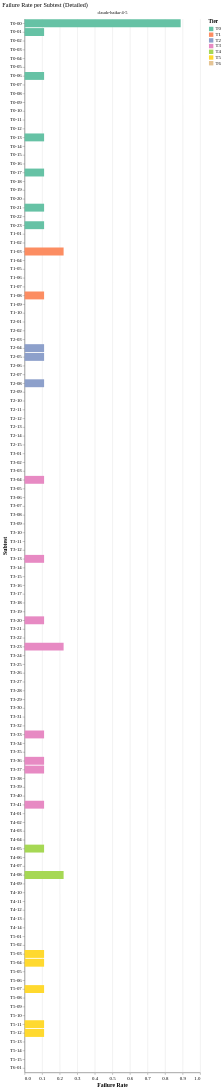

Specify this chart in Vega-Lite:
### Vega-Lite specification from a JSON file in a GitHub repository (floating-point values rounded to 4 significant figures)
{"config": {"font": "serif", "axis": {"labelFontSize": 11, "titleFontSize": 13, "gridColor": "#e0e0e0", "domainColor": "#333333"}, "legend": {"labelFontSize": 11, "titleFontSize": 12}, "title": {"fontSize": 14, "anchor": "start", "fontWeight": "normal"}, "view": {"stroke": null, "continuousWidth": 400, "continuousHeight": 300}, "mark": {"tooltip": true}}, "data": {"name": "data-b37458d4a009d4ff163e6159968d77db"}, "facet": {"column": {"field": "agent_model", "title": null, "type": "nominal"}}, "spec": {"mark": {"type": "bar"}, "encoding": {"color": {"field": "tier", "scale": {"domain": ["T0", "T1", "T2", "T3", "T4", "T5", "T6"], "range": ["#66c2a5", "#fc8d62", "#8da0cb", "#e78ac3", "#a6d854", "#ffd92f", "#e5c494"]}, "sort": ["T0", "T1", "T2", "T3", "T4", "T5", "T6"], "title": "Tier", "type": "nominal"}, "tooltip": [{"field": "tier", "title": "Tier", "type": "ordinal"}, {"field": "subtest", "title": "Subtest", "type": "ordinal"}, {"field": "failure_rate", "format": ".2%", "title": "Failure Rate", "type": "quantitative"}, {"field": "n_runs", "title": "Runs", "type": "quantitative"}], "x": {"field": "failure_rate", "scale": {"domain": [0, 1]}, "title": "Failure Rate", "type": "quantitative"}, "y": {"field": "subtest_label", "sort": {"field": "tier", "order": "ascending"}, "title": "Subtest", "type": "nominal"}}}, "resolve": {"scale": {"y": "independent"}}, "title": "Failure Rate per Subtest (Detailed)", "$schema": "https://vega.github.io/schema/vega-lite/v6.1.0.json", "datasets": {"data-b37458d4a009d4ff163e6159968d77db": [{"agent_model": "claude-haiku-4-5", "tier": "T0", "subtest": "00", "subtest_label": "T0-00", "failure_rate": 0.8889, "n_runs": 9}, {"agent_model": "claude-haiku-4-5", "tier": "T0", "subtest": "01", "subtest_label": "T0-01", "failure_rate": 0.1111, "n_runs": 9}, {"agent_model": "claude-haiku-4-5", "tier": "T0", "subtest": "02", "subtest_label": "T0-02", "failure_rate": 0.0, "n_runs": 9}, {"agent_model": "claude-haiku-4-5", "tier": "T0", "subtest": "03", "subtest_label": "T0-03", "failure_rate": 0.0, "n_runs": 9}, {"agent_model": "claude-haiku-4-5", "tier": "T0", "subtest": "04", "subtest_label": "T0-04", "failure_rate": 0.0, "n_runs": 9}, {"agent_model": "claude-haiku-4-5", "tier": "T0", "subtest": "05", "subtest_label": "T0-05", "failure_rate": 0.0, "n_runs": 9}, {"agent_model": "claude-haiku-4-5", "tier": "T0", "subtest": "06", "subtest_label": "T0-06", "failure_rate": 0.1111, "n_runs": 9}, {"agent_model": "claude-haiku-4-5", "tier": "T0", "subtest": "07", "subtest_label": "T0-07", "failure_rate": 0.0, "n_runs": 9}, {"agent_model": "claude-haiku-4-5", "tier": "T0", "subtest": "08", "subtest_label": "T0-08", "failure_rate": 0.0, "n_runs": 9}, {"agent_model": "claude-haiku-4-5", "tier": "T0", "subtest": "09", "subtest_label": "T0-09", "failure_rate": 0.0, "n_runs": 9}, {"agent_model": "claude-haiku-4-5", "tier": "T0", "subtest": "10", "subtest_label": "T0-10", "failure_rate": 0.0, "n_runs": 9}, {"agent_model": "claude-haiku-4-5", "tier": "T0", "subtest": "11", "subtest_label": "T0-11", "failure_rate": 0.0, "n_runs": 9}, {"agent_model": "claude-haiku-4-5", "tier": "T0", "subtest": "12", "subtest_label": "T0-12", "failure_rate": 0.0, "n_runs": 9}, {"agent_model": "claude-haiku-4-5", "tier": "T0", "subtest": "13", "subtest_label": "T0-13", "failure_rate": 0.1111, "n_runs": 9}, {"agent_model": "claude-haiku-4-5", "tier": "T0", "subtest": "14", "subtest_label": "T0-14", "failure_rate": 0.0, "n_runs": 9}, {"agent_model": "claude-haiku-4-5", "tier": "T0", "subtest": "15", "subtest_label": "T0-15", "failure_rate": 0.0, "n_runs": 9}, {"agent_model": "claude-haiku-4-5", "tier": "T0", "subtest": "16", "subtest_label": "T0-16", "failure_rate": 0.0, "n_runs": 9}, {"agent_model": "claude-haiku-4-5", "tier": "T0", "subtest": "17", "subtest_label": "T0-17", "failure_rate": 0.1111, "n_runs": 9}, {"agent_model": "claude-haiku-4-5", "tier": "T0", "subtest": "18", "subtest_label": "T0-18", "failure_rate": 0.0, "n_runs": 9}, {"agent_model": "claude-haiku-4-5", "tier": "T0", "subtest": "19", "subtest_label": "T0-19", "failure_rate": 0.0, "n_runs": 9}, {"agent_model": "claude-haiku-4-5", "tier": "T0", "subtest": "20", "subtest_label": "T0-20", "failure_rate": 0.0, "n_runs": 9}, {"agent_model": "claude-haiku-4-5", "tier": "T0", "subtest": "21", "subtest_label": "T0-21", "failure_rate": 0.1111, "n_runs": 9}, {"agent_model": "claude-haiku-4-5", "tier": "T0", "subtest": "22", "subtest_label": "T0-22", "failure_rate": 0.0, "n_runs": 9}, {"agent_model": "claude-haiku-4-5", "tier": "T0", "subtest": "23", "subtest_label": "T0-23", "failure_rate": 0.1111, "n_runs": 9}, {"agent_model": "claude-haiku-4-5", "tier": "T1", "subtest": "01", "subtest_label": "T1-01", "failure_rate": 0.0, "n_runs": 9}, {"agent_model": "claude-haiku-4-5", "tier": "T1", "subtest": "02", "subtest_label": "T1-02", "failure_rate": 0.0, "n_runs": 9}, {"agent_model": "claude-haiku-4-5", "tier": "T1", "subtest": "03", "subtest_label": "T1-03", "failure_rate": 0.2222, "n_runs": 9}, {"agent_model": "claude-haiku-4-5", "tier": "T1", "subtest": "04", "subtest_label": "T1-04", "failure_rate": 0.0, "n_runs": 9}, {"agent_model": "claude-haiku-4-5", "tier": "T1", "subtest": "05", "subtest_label": "T1-05", "failure_rate": 0.0, "n_runs": 9}, {"agent_model": "claude-haiku-4-5", "tier": "T1", "subtest": "06", "subtest_label": "T1-06", "failure_rate": 0.0, "n_runs": 9}, {"agent_model": "claude-haiku-4-5", "tier": "T1", "subtest": "07", "subtest_label": "T1-07", "failure_rate": 0.0, "n_runs": 9}, {"agent_model": "claude-haiku-4-5", "tier": "T1", "subtest": "08", "subtest_label": "T1-08", "failure_rate": 0.1111, "n_runs": 9}, {"agent_model": "claude-haiku-4-5", "tier": "T1", "subtest": "09", "subtest_label": "T1-09", "failure_rate": 0.0, "n_runs": 9}, {"agent_model": "claude-haiku-4-5", "tier": "T1", "subtest": "10", "subtest_label": "T1-10", "failure_rate": 0.0, "n_runs": 9}, {"agent_model": "claude-haiku-4-5", "tier": "T2", "subtest": "01", "subtest_label": "T2-01", "failure_rate": 0.0, "n_runs": 9}, {"agent_model": "claude-haiku-4-5", "tier": "T2", "subtest": "02", "subtest_label": "T2-02", "failure_rate": 0.0, "n_runs": 9}, {"agent_model": "claude-haiku-4-5", "tier": "T2", "subtest": "03", "subtest_label": "T2-03", "failure_rate": 0.0, "n_runs": 9}, {"agent_model": "claude-haiku-4-5", "tier": "T2", "subtest": "04", "subtest_label": "T2-04", "failure_rate": 0.1111, "n_runs": 9}, {"agent_model": "claude-haiku-4-5", "tier": "T2", "subtest": "05", "subtest_label": "T2-05", "failure_rate": 0.1111, "n_runs": 9}, {"agent_model": "claude-haiku-4-5", "tier": "T2", "subtest": "06", "subtest_label": "T2-06", "failure_rate": 0.0, "n_runs": 9}, {"agent_model": "claude-haiku-4-5", "tier": "T2", "subtest": "07", "subtest_label": "T2-07", "failure_rate": 0.0, "n_runs": 9}, {"agent_model": "claude-haiku-4-5", "tier": "T2", "subtest": "08", "subtest_label": "T2-08", "failure_rate": 0.1111, "n_runs": 9}, {"agent_model": "claude-haiku-4-5", "tier": "T2", "subtest": "09", "subtest_label": "T2-09", "failure_rate": 0.0, "n_runs": 9}, {"agent_model": "claude-haiku-4-5", "tier": "T2", "subtest": "10", "subtest_label": "T2-10", "failure_rate": 0.0, "n_runs": 9}, {"agent_model": "claude-haiku-4-5", "tier": "T2", "subtest": "11", "subtest_label": "T2-11", "failure_rate": 0.0, "n_runs": 9}, {"agent_model": "claude-haiku-4-5", "tier": "T2", "subtest": "12", "subtest_label": "T2-12", "failure_rate": 0.0, "n_runs": 9}, {"agent_model": "claude-haiku-4-5", "tier": "T2", "subtest": "13", "subtest_label": "T2-13", "failure_rate": 0.0, "n_runs": 9}, {"agent_model": "claude-haiku-4-5", "tier": "T2", "subtest": "14", "subtest_label": "T2-14", "failure_rate": 0.0, "n_runs": 9}, {"agent_model": "claude-haiku-4-5", "tier": "T2", "subtest": "15", "subtest_label": "T2-15", "failure_rate": 0.0, "n_runs": 9}, {"agent_model": "claude-haiku-4-5", "tier": "T3", "subtest": "01", "subtest_label": "T3-01", "failure_rate": 0.0, "n_runs": 9}, {"agent_model": "claude-haiku-4-5", "tier": "T3", "subtest": "02", "subtest_label": "T3-02", "failure_rate": 0.0, "n_runs": 9}, {"agent_model": "claude-haiku-4-5", "tier": "T3", "subtest": "03", "subtest_label": "T3-03", "failure_rate": 0.0, "n_runs": 9}, {"agent_model": "claude-haiku-4-5", "tier": "T3", "subtest": "04", "subtest_label": "T3-04", "failure_rate": 0.1111, "n_runs": 9}, {"agent_model": "claude-haiku-4-5", "tier": "T3", "subtest": "05", "subtest_label": "T3-05", "failure_rate": 0.0, "n_runs": 9}, {"agent_model": "claude-haiku-4-5", "tier": "T3", "subtest": "06", "subtest_label": "T3-06", "failure_rate": 0.0, "n_runs": 9}, {"agent_model": "claude-haiku-4-5", "tier": "T3", "subtest": "07", "subtest_label": "T3-07", "failure_rate": 0.0, "n_runs": 9}, {"agent_model": "claude-haiku-4-5", "tier": "T3", "subtest": "08", "subtest_label": "T3-08", "failure_rate": 0.0, "n_runs": 9}, {"agent_model": "claude-haiku-4-5", "tier": "T3", "subtest": "09", "subtest_label": "T3-09", "failure_rate": 0.0, "n_runs": 9}, {"agent_model": "claude-haiku-4-5", "tier": "T3", "subtest": "10", "subtest_label": "T3-10", "failure_rate": 0.0, "n_runs": 9}, {"agent_model": "claude-haiku-4-5", "tier": "T3", "subtest": "11", "subtest_label": "T3-11", "failure_rate": 0.0, "n_runs": 9}, {"agent_model": "claude-haiku-4-5", "tier": "T3", "subtest": "12", "subtest_label": "T3-12", "failure_rate": 0.0, "n_runs": 9}, {"agent_model": "claude-haiku-4-5", "tier": "T3", "subtest": "13", "subtest_label": "T3-13", "failure_rate": 0.1111, "n_runs": 9}, {"agent_model": "claude-haiku-4-5", "tier": "T3", "subtest": "14", "subtest_label": "T3-14", "failure_rate": 0.0, "n_runs": 9}, {"agent_model": "claude-haiku-4-5", "tier": "T3", "subtest": "15", "subtest_label": "T3-15", "failure_rate": 0.0, "n_runs": 9}, {"agent_model": "claude-haiku-4-5", "tier": "T3", "subtest": "16", "subtest_label": "T3-16", "failure_rate": 0.0, "n_runs": 9}, {"agent_model": "claude-haiku-4-5", "tier": "T3", "subtest": "17", "subtest_label": "T3-17", "failure_rate": 0.0, "n_runs": 9}, {"agent_model": "claude-haiku-4-5", "tier": "T3", "subtest": "18", "subtest_label": "T3-18", "failure_rate": 0.0, "n_runs": 9}, {"agent_model": "claude-haiku-4-5", "tier": "T3", "subtest": "19", "subtest_label": "T3-19", "failure_rate": 0.0, "n_runs": 9}, {"agent_model": "claude-haiku-4-5", "tier": "T3", "subtest": "20", "subtest_label": "T3-20", "failure_rate": 0.1111, "n_runs": 9}, {"agent_model": "claude-haiku-4-5", "tier": "T3", "subtest": "21", "subtest_label": "T3-21", "failure_rate": 0.0, "n_runs": 9}, {"agent_model": "claude-haiku-4-5", "tier": "T3", "subtest": "22", "subtest_label": "T3-22", "failure_rate": 0.0, "n_runs": 9}, {"agent_model": "claude-haiku-4-5", "tier": "T3", "subtest": "23", "subtest_label": "T3-23", "failure_rate": 0.2222, "n_runs": 9}, {"agent_model": "claude-haiku-4-5", "tier": "T3", "subtest": "24", "subtest_label": "T3-24", "failure_rate": 0.0, "n_runs": 9}, {"agent_model": "claude-haiku-4-5", "tier": "T3", "subtest": "25", "subtest_label": "T3-25", "failure_rate": 0.0, "n_runs": 9}, {"agent_model": "claude-haiku-4-5", "tier": "T3", "subtest": "26", "subtest_label": "T3-26", "failure_rate": 0.0, "n_runs": 9}, {"agent_model": "claude-haiku-4-5", "tier": "T3", "subtest": "27", "subtest_label": "T3-27", "failure_rate": 0.0, "n_runs": 9}, {"agent_model": "claude-haiku-4-5", "tier": "T3", "subtest": "28", "subtest_label": "T3-28", "failure_rate": 0.0, "n_runs": 9}, {"agent_model": "claude-haiku-4-5", "tier": "T3", "subtest": "29", "subtest_label": "T3-29", "failure_rate": 0.0, "n_runs": 9}, {"agent_model": "claude-haiku-4-5", "tier": "T3", "subtest": "30", "subtest_label": "T3-30", "failure_rate": 0.0, "n_runs": 9}, {"agent_model": "claude-haiku-4-5", "tier": "T3", "subtest": "31", "subtest_label": "T3-31", "failure_rate": 0.0, "n_runs": 9}, {"agent_model": "claude-haiku-4-5", "tier": "T3", "subtest": "32", "subtest_label": "T3-32", "failure_rate": 0.0, "n_runs": 9}, {"agent_model": "claude-haiku-4-5", "tier": "T3", "subtest": "33", "subtest_label": "T3-33", "failure_rate": 0.1111, "n_runs": 9}, {"agent_model": "claude-haiku-4-5", "tier": "T3", "subtest": "34", "subtest_label": "T3-34", "failure_rate": 0.0, "n_runs": 9}, {"agent_model": "claude-haiku-4-5", "tier": "T3", "subtest": "35", "subtest_label": "T3-35", "failure_rate": 0.0, "n_runs": 9}, {"agent_model": "claude-haiku-4-5", "tier": "T3", "subtest": "36", "subtest_label": "T3-36", "failure_rate": 0.1111, "n_runs": 9}, {"agent_model": "claude-haiku-4-5", "tier": "T3", "subtest": "37", "subtest_label": "T3-37", "failure_rate": 0.1111, "n_runs": 9}, {"agent_model": "claude-haiku-4-5", "tier": "T3", "subtest": "38", "subtest_label": "T3-38", "failure_rate": 0.0, "n_runs": 9}, {"agent_model": "claude-haiku-4-5", "tier": "T3", "subtest": "39", "subtest_label": "T3-39", "failure_rate": 0.0, "n_runs": 9}, {"agent_model": "claude-haiku-4-5", "tier": "T3", "subtest": "40", "subtest_label": "T3-40", "failure_rate": 0.0, "n_runs": 9}, {"agent_model": "claude-haiku-4-5", "tier": "T3", "subtest": "41", "subtest_label": "T3-41", "failure_rate": 0.1111, "n_runs": 9}, {"agent_model": "claude-haiku-4-5", "tier": "T4", "subtest": "01", "subtest_label": "T4-01", "failure_rate": 0.0, "n_runs": 9}, {"agent_model": "claude-haiku-4-5", "tier": "T4", "subtest": "02", "subtest_label": "T4-02", "failure_rate": 0.0, "n_runs": 9}, {"agent_model": "claude-haiku-4-5", "tier": "T4", "subtest": "03", "subtest_label": "T4-03", "failure_rate": 0.0, "n_runs": 9}, {"agent_model": "claude-haiku-4-5", "tier": "T4", "subtest": "04", "subtest_label": "T4-04", "failure_rate": 0.0, "n_runs": 9}, {"agent_model": "claude-haiku-4-5", "tier": "T4", "subtest": "05", "subtest_label": "T4-05", "failure_rate": 0.1111, "n_runs": 9}, {"agent_model": "claude-haiku-4-5", "tier": "T4", "subtest": "06", "subtest_label": "T4-06", "failure_rate": 0.0, "n_runs": 9}, {"agent_model": "claude-haiku-4-5", "tier": "T4", "subtest": "07", "subtest_label": "T4-07", "failure_rate": 0.0, "n_runs": 9}, {"agent_model": "claude-haiku-4-5", "tier": "T4", "subtest": "08", "subtest_label": "T4-08", "failure_rate": 0.2222, "n_runs": 9}, {"agent_model": "claude-haiku-4-5", "tier": "T4", "subtest": "09", "subtest_label": "T4-09", "failure_rate": 0.0, "n_runs": 9}, {"agent_model": "claude-haiku-4-5", "tier": "T4", "subtest": "10", "subtest_label": "T4-10", "failure_rate": 0.0, "n_runs": 9}, {"agent_model": "claude-haiku-4-5", "tier": "T4", "subtest": "11", "subtest_label": "T4-11", "failure_rate": 0.0, "n_runs": 9}, {"agent_model": "claude-haiku-4-5", "tier": "T4", "subtest": "12", "subtest_label": "T4-12", "failure_rate": 0.0, "n_runs": 9}, {"agent_model": "claude-haiku-4-5", "tier": "T4", "subtest": "13", "subtest_label": "T4-13", "failure_rate": 0.0, "n_runs": 9}, {"agent_model": "claude-haiku-4-5", "tier": "T4", "subtest": "14", "subtest_label": "T4-14", "failure_rate": 0.0, "n_runs": 9}, {"agent_model": "claude-haiku-4-5", "tier": "T5", "subtest": "01", "subtest_label": "T5-01", "failure_rate": 0.0, "n_runs": 9}, {"agent_model": "claude-haiku-4-5", "tier": "T5", "subtest": "02", "subtest_label": "T5-02", "failure_rate": 0.0, "n_runs": 9}, {"agent_model": "claude-haiku-4-5", "tier": "T5", "subtest": "03", "subtest_label": "T5-03", "failure_rate": 0.1111, "n_runs": 9}, {"agent_model": "claude-haiku-4-5", "tier": "T5", "subtest": "04", "subtest_label": "T5-04", "failure_rate": 0.1111, "n_runs": 9}, {"agent_model": "claude-haiku-4-5", "tier": "T5", "subtest": "05", "subtest_label": "T5-05", "failure_rate": 0.0, "n_runs": 9}, {"agent_model": "claude-haiku-4-5", "tier": "T5", "subtest": "06", "subtest_label": "T5-06", "failure_rate": 0.0, "n_runs": 9}, {"agent_model": "claude-haiku-4-5", "tier": "T5", "subtest": "07", "subtest_label": "T5-07", "failure_rate": 0.1111, "n_runs": 9}, {"agent_model": "claude-haiku-4-5", "tier": "T5", "subtest": "08", "subtest_label": "T5-08", "failure_rate": 0.0, "n_runs": 9}, {"agent_model": "claude-haiku-4-5", "tier": "T5", "subtest": "09", "subtest_label": "T5-09", "failure_rate": 0.0, "n_runs": 9}, {"agent_model": "claude-haiku-4-5", "tier": "T5", "subtest": "10", "subtest_label": "T5-10", "failure_rate": 0.0, "n_runs": 9}, {"agent_model": "claude-haiku-4-5", "tier": "T5", "subtest": "11", "subtest_label": "T5-11", "failure_rate": 0.1111, "n_runs": 9}, {"agent_model": "claude-haiku-4-5", "tier": "T5", "subtest": "12", "subtest_label": "T5-12", "failure_rate": 0.1111, "n_runs": 9}, {"agent_model": "claude-haiku-4-5", "tier": "T5", "subtest": "13", "subtest_label": "T5-13", "failure_rate": 0.0, "n_runs": 9}, {"agent_model": "claude-haiku-4-5", "tier": "T5", "subtest": "14", "subtest_label": "T5-14", "failure_rate": 0.0, "n_runs": 9}, {"agent_model": "claude-haiku-4-5", "tier": "T5", "subtest": "15", "subtest_label": "T5-15", "failure_rate": 0.0, "n_runs": 9}, {"agent_model": "claude-haiku-4-5", "tier": "T6", "subtest": "01", "subtest_label": "T6-01", "failure_rate": 0.0, "n_runs": 9}]}}
